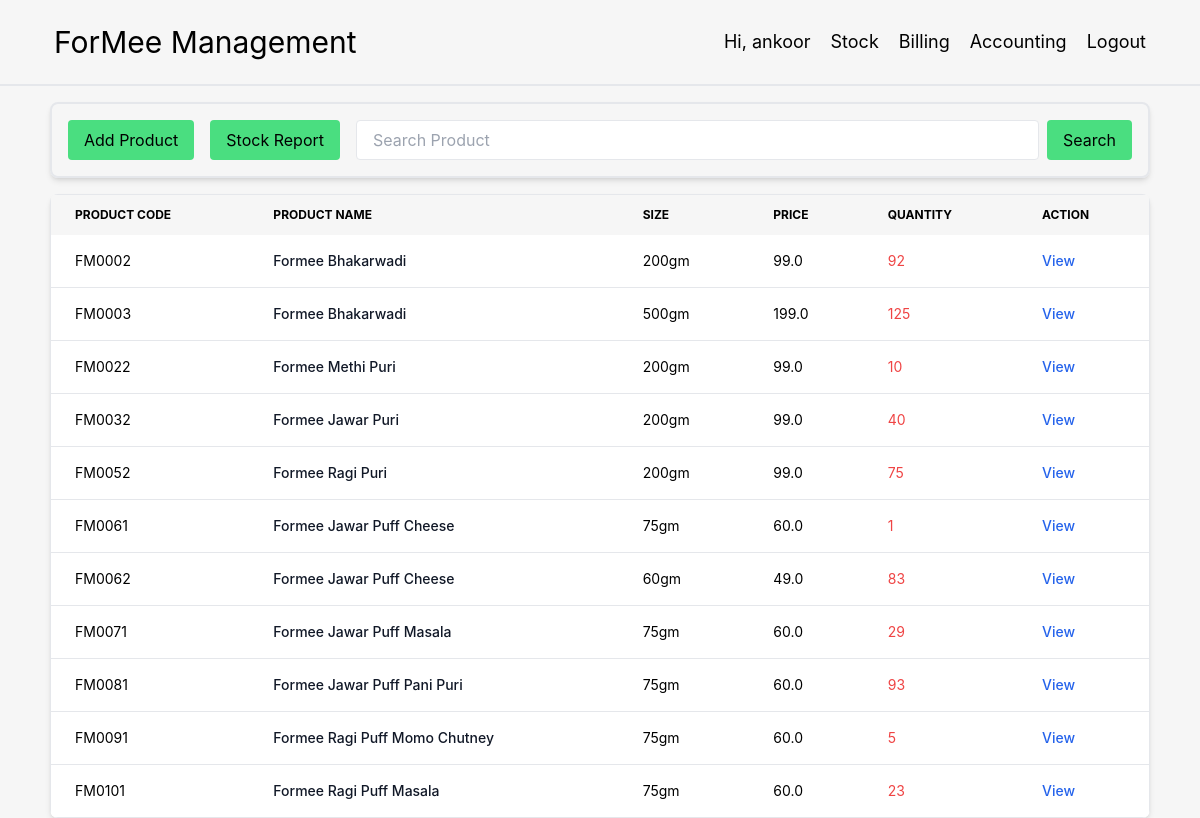
The page /stock/ (signed in) on the database as committed earlier.
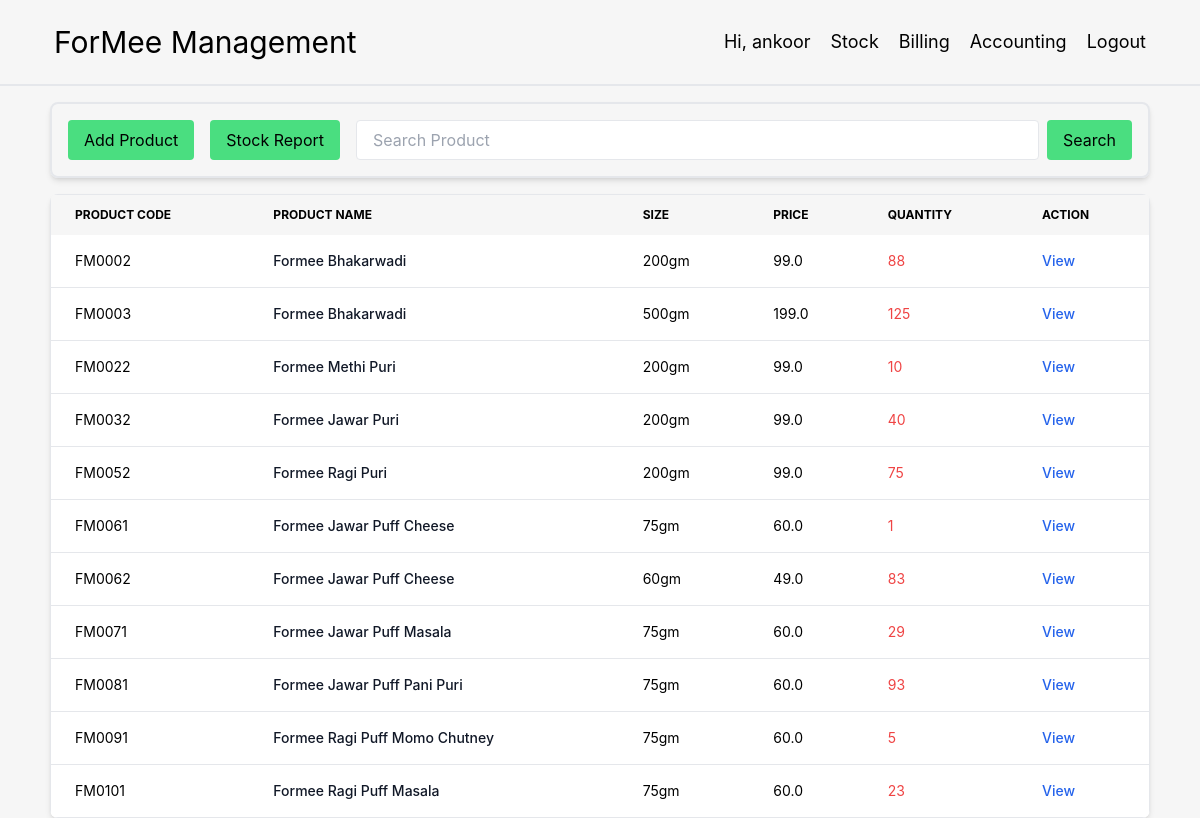
The same page on the database as committed later.
### Stock/models.py (models this page shows, shortened)
class Product(models.Model):
    name = models.CharField(max_length=300)
    code = models.CharField(max_length=4, unique=True)
    barcode = models.BigIntegerField(default=0)
    size = models.CharField(max_length=20, default='200gm')
    hsn_code = models.CharField(max_length=10, default=210690)
    price = models.FloatField()
    franchise_price = models.FloatField(default=0)
    store_price = models.FloatField(default=0)
    stock = models.IntegerField()
    created_at = models.DateTimeField(auto_now_add=True)
    updated_at = models.DateTimeField(auto_now=True)

### Stock/views.py (the view)
# urls.py: path('stock/', views.stock_view),
@login_required
def stock_view(request):
    products = Product.objects.all().order_by('code')
    product_search = request.GET.get('product_search')
    if product_search != '' and product_search is not None:
        products = Product.objects.filter(name__icontains=product_search)
    return render(request, 'stock.html', {'products': products})

### Stock/templates/stock.html
{% extends 'base.html' %}
{% block body %}
<div class="flex justify-between mx-auto w-11/12 mt-4 gap-4 p-4 border-2 rounded-lg shadow-md">
    <div>
        <a href="add_product/">
            <button class="px-4 py-2 bg-green-400 rounded whitespace-nowrap">Add Product</button>
        </a>
    </div>
    <div>
        <a href="stock_report/">
            <button class="px-4 py-2 bg-green-400 rounded whitespace-nowrap">Stock Report</button>
        </a>
    </div>
    <div class="flex-grow flex-0">
        <form action="" class="flex">
            <input type="text" class="w-full h-10 border rounded px-4" name="product_search"
                   placeholder="Search Product">
            <button type="submit" class="ml-2 px-4 py-2 bg-green-400 rounded">Search</button>
        </form>
    </div>
</div>
<div class="relative overflow-x-auto shadow-md sm:rounded-lg w-11/12 m-auto mt-4">
    <table class="w-full text-sm text-left border">
        <thead class="text-xs uppercase">
            <tr>
                <th scope="col" class="px-6 py-3">
                    Product Code
                </th>
                <th scope="col" class="px-6 py-3">
                    Product name
                </th>
                <th scope="col" class="px-6 py-3">
                    Size
                </th>
                <th scope="col" class="px-6 py-3">
                    Price
                </th>
                <th scope="col" class="px-6 py-3">
                    Quantity
                </th>
                <th scope="col" class="px-6 py-3">
                    Action
                </th>
            </tr>
        </thead>
        <tbody>
        {% for product in products %}
            <tr class="bg-white border-b">
                <td class="px-6 py-4">
                    FM{{ product.code }}
                </td>
                <th scope="row" class="px-6 py-4 font-medium text-gray-900 whitespace-nowrap">
                    {{ product.name|slice:-5 }}
                </th>
                <td class="px-6 py-4">
                    {{ product.size }}
                </td>
                <td class="px-6 py-4">
                    {{ product.price }}
                </td>
                <td class="px-6 py-4 {% if product.stock < 200 %} text-red-500 {% endif %}">
                    {{ product.stock }}
                </td>
                <td class="px-6 py-4">
                    <a href="product/{{ product.code }}/" class="font-medium text-blue-600 hover:underline">View</a>
                </td>
            </tr>
        {% endfor %}
        </tbody>
    </table>
</div>
{% endblock %}

Rows that differ between the two databases and show on the page:
changed Product (number 1 of 11 on the later page): stock "92" → "88"
